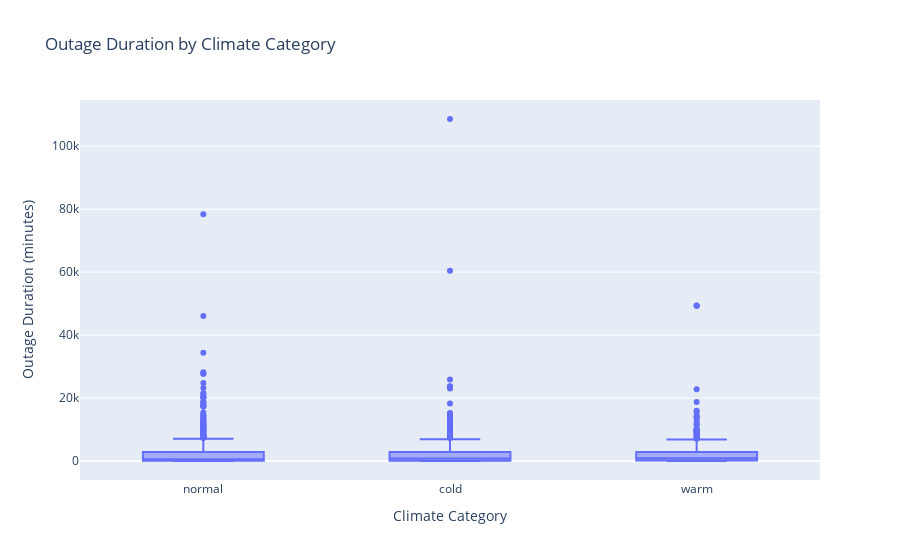

Notebook cell for this chart:
### Code cell
fig = px.box(df, x='CLIMATE.CATEGORY', y='OUTAGE.DURATION(mins)', title='Outage Duration by Climate Category')
fig.update_layout(xaxis_title='Climate Category', yaxis_title='Outage Duration (minutes)')
fig.show()

### Figure 1 — Plotly figure (JSON) as saved in the notebook; plotly's stock layout.template omitted (floating-point values rounded to 4 significant figures; data arrays with more than 128 entries replaced by an {"elided": "..."} marker saying what was removed)
{"data": [{"alignmentgroup": "True", "hovertemplate": "CLIMATE.CATEGORY=%{x}<br>OUTAGE.DURATION(mins)=%{y}<extra></extra>", "legendgroup": "", "marker": {"color": "#636efa"}, "name": "", "notched": false, "offsetgroup": "", "orientation": "v", "showlegend": false, "type": "box", "x": {"elided": "1534 str values"}, "x0": " ", "xaxis": "x", "y": {"elided": "1534 int values"}, "y0": " ", "yaxis": "y"}], "layout": {"boxmode": "group", "legend": {"tracegroupgap": 0}, "title": {"text": "Outage Duration by Climate Category"}, "xaxis": {"anchor": "y", "domain": [0, 1], "title": {"text": "Climate Category"}}, "yaxis": {"anchor": "x", "domain": [0, 1], "title": {"text": "Outage Duration (minutes)"}}}}
